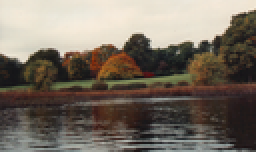
%> input picture images/autumn.tiff, 128 x 76 px, shrunk from 345 x 206 before the run, given in place of RGB_iris.tiff, which was not available (shown 2 times larger)
$ octave Q6.m   (GNU Octave 9; MATLAB toolbox functions it lacks are replaced by stand-ins)
%> lines starting %> are read from the running program, lines starting %| are printed output that depends on the picture; pictures that were not available may be replaced by others from this repository, and a replacement may not be noted
%Program of Steganography Using LSB substitution%
%- Colton Collins, Michael Gerrard Guerroro
% ECE 595 Image Processing

x = imread('RGB_iris.tiff');         % cover message
%> x is the input picture: size 76x128x3 uint8; mean R, G, B 119.7, 110.1, 98.9
hide = imread('caribou.tiff');    % hidden message image
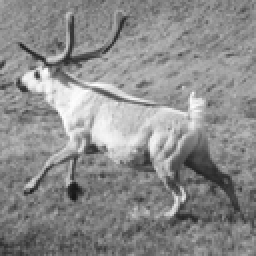
%> input picture images/caribou.tiff, 128 x 128 px, shrunk from 256 x 256 before the run (shown 2 times larger)
%> hide is the input picture: size 128x128 uint8; min 22, max 255, mean 139.8
n = input('Enter no of LSB to sub: ');
%> the answer given: 3

img = hide;
s = size(img)
%> s = [128 128]
rand('seed',0)
map = zeros(s(1),s(2));
for i = 1:2.1:s(1)*s(2) %can use much time if stepsize is 2 since then every pixel has to be exchanged
    while true %find two unswitched pixels
        a = floor(rand(1,2) .* [s(1),s(2)] + [1,1]);
        b = floor(rand(1,2) .* [s(1),s(2)] + [1,1]);
        if map(a(1),a(2)) == 0 && map(b(1),b(2)) == 0
            break
        end
    end
    %switch
    map(a(1),a(2)) = 1;
    map(b(1),b(2)) = 1;
    t = img(a(1),a(2),:);
    img(a(1),a(2),:) = img(b(1),b(2),:);
    img(b(1),b(2),:) = t;
end
%> this loop made 7802 passes
%> t on passes 1 to 3: 130, 128, 153
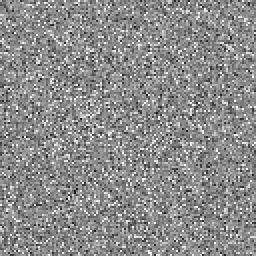
%> img: size 128x128 uint8 (shown 2 times larger); min 22, max 255, mean 139.8; mean of the top-left, top-right, bottom-left and bottom-right quarters 141, 139.6, 139.2, 139.3
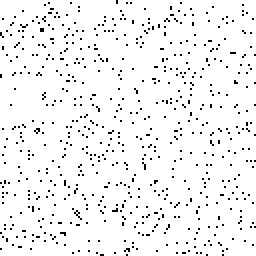
%> map: size 128x128 double (shown 2 times larger); values 0 (black) and 1 (white), 95.2% white; black in thin lines or dots
image(img)
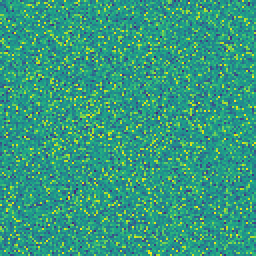
%> displayed picture: size 128x128x3, on the screen's scale of 0 to 255 (shown 2 times larger); mean R, G, B 52.1, 154, 127.6
imwrite(img,'output.tiff')

y = imread('output.tiff');    % message image

%> (the run ends here)
